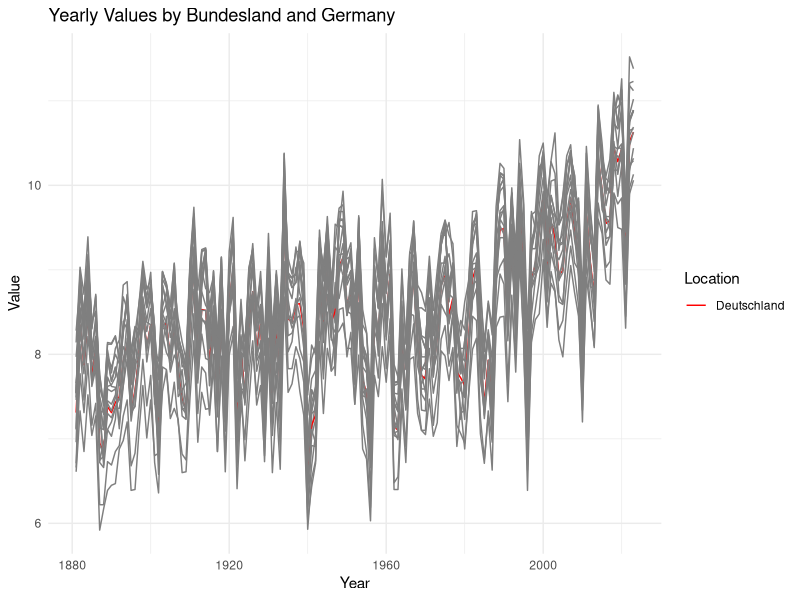
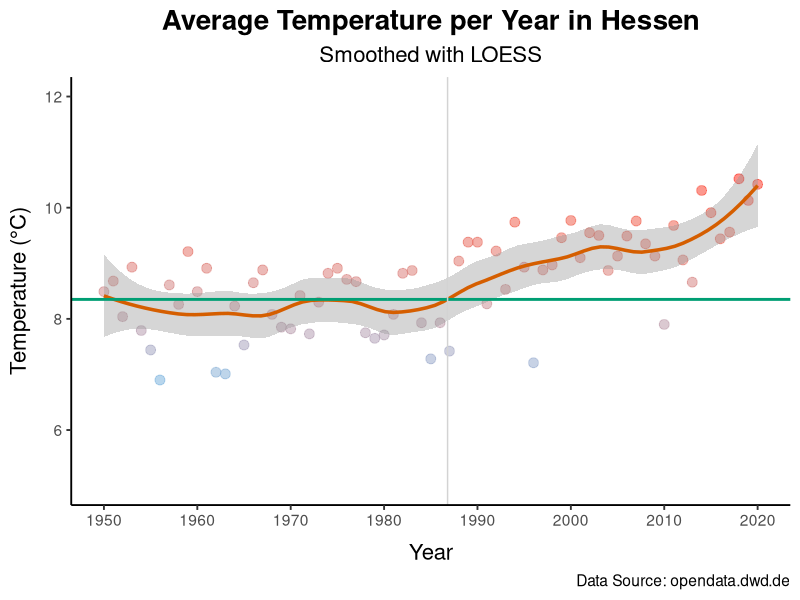
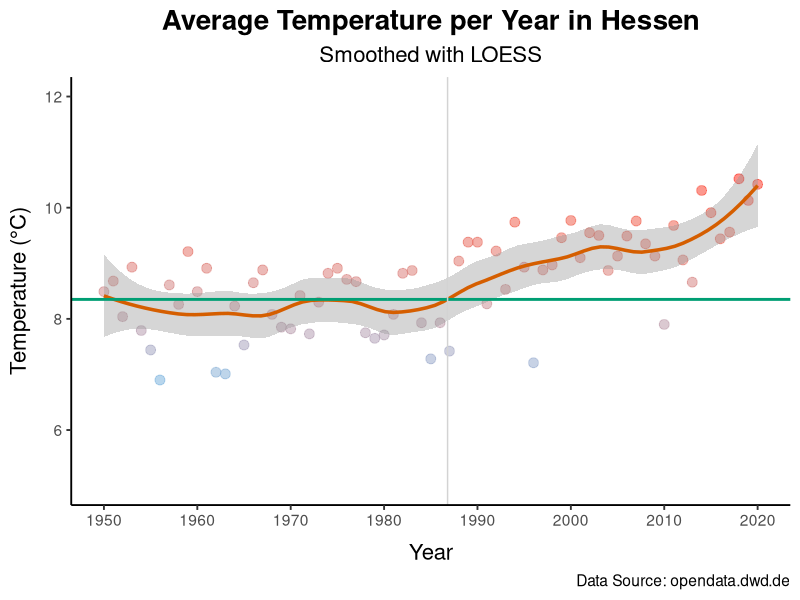

R code for these plots, in order:
library(tidyverse)

# https://www.dwd.de/DE/leistungen/cdc/cdc_ueberblick-klimadaten.html
# https://opendata.dwd.de/climate_environment/CDC/regional_averages_DE/annual/air_temperature_mean/

data <- read.csv("data.csv", sep = ";") %>% 
  select(-X, -Jahr.1)

data_long <- pivot_longer(data, -Jahr, names_to = "Location", values_to = "Value")

ggplot(data_long, aes(x = Jahr, y = Value, color = Location)) + 
  geom_line() +
  scale_color_manual(values = c(rep("blue", length(unique(data_long$Location)) - 1), "Deutschland" = "red")) +
  theme_minimal() +
  labs(title = "Yearly Values by Bundesland and Germany",
       x = "Year",
       y = "Value",
       color = "Location")

data_hessen <- data_long %>% filter(Location == "Hessen")






ggplot(data_hessen, aes(x = Jahr, y = Value)) + 
  geom_point(aes(color = Value), alpha=0.5, size = 3, shape = 19) +  
  geom_smooth(method = "loess", span=0.4, color = "#D55E00", size = 1.2) +
  geom_hline(yintercept = median(data_hessen$Value), color = "#009E73", size = 1) +
  geom_text(aes(x = min(Jahr)+20, y = median(Value)+0.3, label = "Median"), color = "#009E73", hjust = 1.5, size = 5) +
  scale_color_gradient(low = "#56B4E9", high = "red") +
  geom_vline(xintercept = 1986.8, color = "lightgrey") + 
  theme_classic(base_size = 14) +
  theme(legend.position = "none",
        plot.title = element_text(size = 20, face = "bold", hjust = 0.5),
        plot.subtitle = element_text(size = 16, hjust = 0.5),
        axis.title.x = element_text(size = 16, margin = margin(t = 10)),
        axis.title.y = element_text(size = 16, margin = margin(r = 10))) +
  scale_y_continuous(limits = c(5, 12), breaks = seq(0, 12, 2)) +
  scale_x_continuous(limits = c(1950, 2020), breaks = seq(1950, 2020, 10)) +
  labs(title = "Average Temperature per Year in Hessen",
       subtitle = "Smoothed with LOESS",
       caption = "Data Source: opendata.dwd.de",
       x = "Year",
       y = "Temperature (°C)")

ggsave("plot.png",width = 10,height = 6.5, dpi = 1000)
